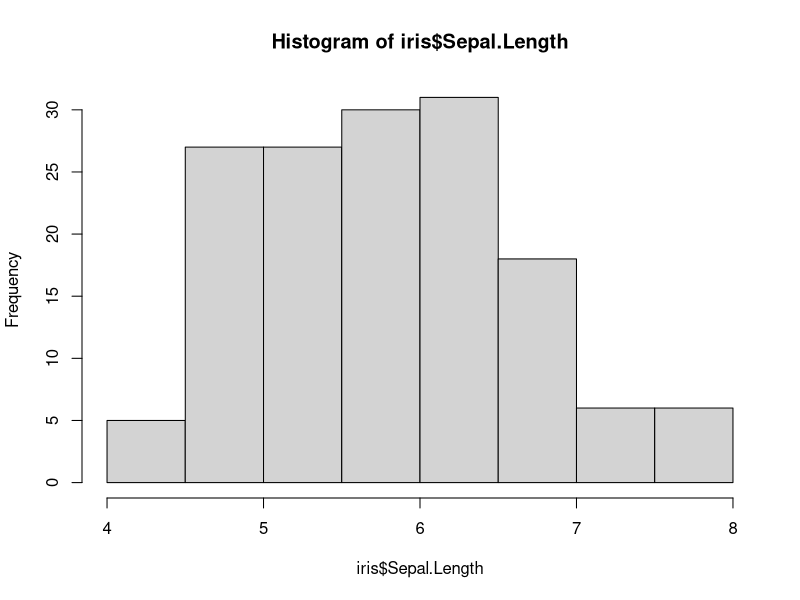
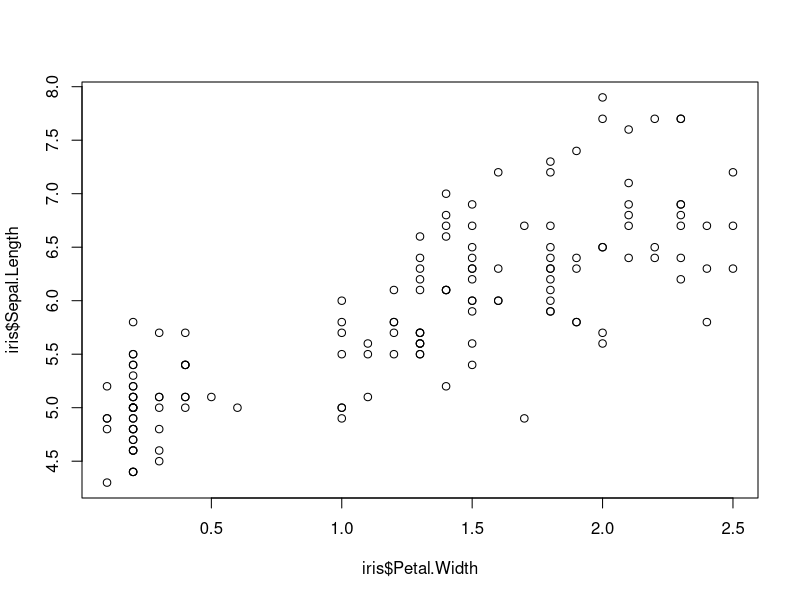

Reproduce these figures in R, in order.
## ---- chunk 1
knitr::opts_chunk$set(echo = TRUE)
## ---- chunk 2
str(iris)
summary(iris)
## ---- chunk 3
median(iris$Petal.Width)
## ---- chunk 4
hist(iris$Sepal.Length)
## ---- chunk 5
plot(iris$Petal.Width,iris$Sepal.Length)
